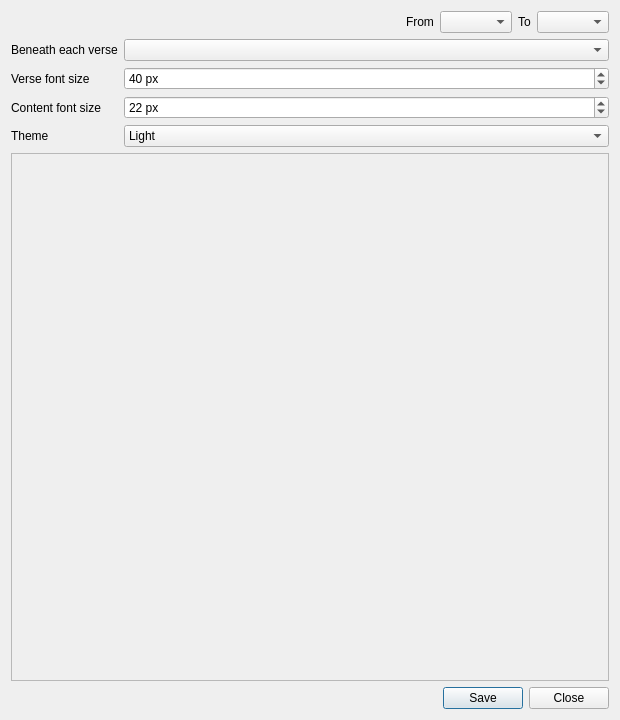
<?xml version="1.0" encoding="UTF-8"?>
<ui version="4.0">
 <class>ShareImageDialog</class>
 <widget class="QDialog" name="ShareImageDialog">
  <property name="geometry">
   <rect>
    <x>0</x>
    <y>0</y>
    <width>620</width>
    <height>720</height>
   </rect>
  </property>
  <property name="windowTitle">
   <string>Share as image</string>
  </property>
  <layout class="QVBoxLayout" name="verticalLayout">
   <item>
    <layout class="QHBoxLayout" name="horizontalLayout">
     <item>
      <widget class="QLabel" name="lbSurahName">
       <property name="text">
        <string/>
       </property>
      </widget>
     </item>
     <item>
      <spacer name="horizontalSpacer">
       <property name="orientation">
        <enum>Qt::Horizontal</enum>
       </property>
       <property name="sizeHint" stdset="0">
        <size>
         <width>40</width>
         <height>20</height>
        </size>
       </property>
      </spacer>
     </item>
     <item>
      <widget class="QLabel" name="label">
       <property name="text">
        <string>From</string>
       </property>
      </widget>
     </item>
     <item>
      <widget class="QComboBox" name="cmbFrom">
       <property name="sizeAdjustPolicy">
        <enum>QComboBox::AdjustToContents</enum>
       </property>
      </widget>
     </item>
     <item>
      <widget class="QLabel" name="label_2">
       <property name="text">
        <string>To</string>
       </property>
      </widget>
     </item>
     <item>
      <widget class="QComboBox" name="cmbTo">
       <property name="sizeAdjustPolicy">
        <enum>QComboBox::AdjustToContents</enum>
       </property>
      </widget>
     </item>
    </layout>
   </item>
   <item>
    <layout class="QFormLayout" name="formLayout">
     <item row="0" column="0">
      <widget class="QLabel" name="lbContent">
       <property name="text">
        <string>Beneath each verse</string>
       </property>
       <property name="buddy">
        <cstring>cmbContent</cstring>
       </property>
      </widget>
     </item>
     <item row="0" column="1">
      <widget class="QComboBox" name="cmbContent"/>
     </item>
     <item row="1" column="0">
      <widget class="QLabel" name="lbVerseSize">
       <property name="text">
        <string>Verse font size</string>
       </property>
       <property name="buddy">
        <cstring>spnVerseSize</cstring>
       </property>
      </widget>
     </item>
     <item row="1" column="1">
      <widget class="QSpinBox" name="spnVerseSize">
       <property name="suffix">
        <string> px</string>
       </property>
       <property name="minimum">
        <number>20</number>
       </property>
       <property name="maximum">
        <number>96</number>
       </property>
       <property name="singleStep">
        <number>2</number>
       </property>
       <property name="value">
        <number>40</number>
       </property>
      </widget>
     </item>
     <item row="2" column="0">
      <widget class="QLabel" name="lbContentSize">
       <property name="text">
        <string>Content font size</string>
       </property>
       <property name="buddy">
        <cstring>spnContentSize</cstring>
       </property>
      </widget>
     </item>
     <item row="2" column="1">
      <widget class="QSpinBox" name="spnContentSize">
       <property name="suffix">
        <string> px</string>
       </property>
       <property name="minimum">
        <number>12</number>
       </property>
       <property name="maximum">
        <number>48</number>
       </property>
       <property name="singleStep">
        <number>2</number>
       </property>
       <property name="value">
        <number>22</number>
       </property>
      </widget>
     </item>
     <item row="3" column="0">
      <widget class="QLabel" name="lbTheme">
       <property name="text">
        <string>Theme</string>
       </property>
       <property name="buddy">
        <cstring>cmbTheme</cstring>
       </property>
      </widget>
     </item>
     <item row="3" column="1">
      <widget class="QComboBox" name="cmbTheme">
       <item>
        <property name="text">
         <string>Light</string>
        </property>
       </item>
       <item>
        <property name="text">
         <string>Sepia</string>
        </property>
       </item>
       <item>
        <property name="text">
         <string>Dark</string>
        </property>
       </item>
      </widget>
     </item>
    </layout>
   </item>
   <item>
    <widget class="QScrollArea" name="scrlPreview">
     <property name="horizontalScrollBarPolicy">
      <enum>Qt::ScrollBarAlwaysOff</enum>
     </property>
     <property name="verticalScrollBarPolicy">
      <enum>Qt::ScrollBarAlwaysOff</enum>
     </property>
     <property name="widgetResizable">
      <bool>true</bool>
     </property>
     <widget class="QLabel" name="lbPreview">
      <property name="alignment">
       <set>Qt::AlignHCenter|Qt::AlignTop</set>
      </property>
     </widget>
    </widget>
   </item>
   <item>
    <widget class="QDialogButtonBox" name="buttonBox">
     <property name="standardButtons">
      <set>QDialogButtonBox::Close|QDialogButtonBox::Save</set>
     </property>
    </widget>
   </item>
  </layout>
 </widget>
 <resources/>
 <connections>
  <connection>
   <sender>buttonBox</sender>
   <signal>rejected()</signal>
   <receiver>ShareImageDialog</receiver>
   <slot>reject()</slot>
  </connection>
 </connections>
</ui>
